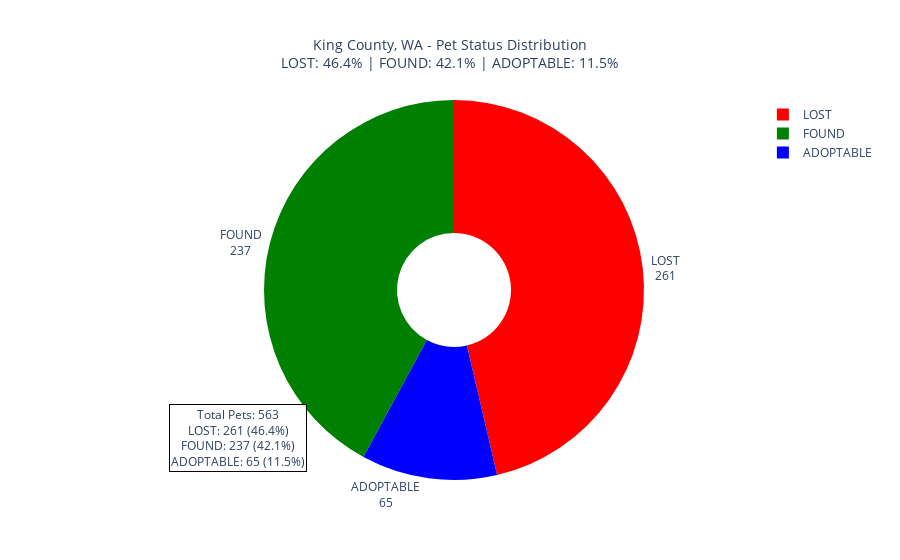

Write notebook code for a chart like this one.
### Code cell
# Create King County recovery and pet type distribution charts
custom_figs = visualizer.create_king_county_recovery_and_pet_type_charts(all_metrics)
for name, fig in custom_figs.items():
    if fig:
        fig.show()

### Figure 1 — Plotly figure (JSON) as saved in the notebook; plotly's stock layout.template omitted (floating-point values rounded to 4 significant figures)
{"data": [{"hole": 0.3, "labels": ["LOST", "FOUND", "ADOPTABLE"], "marker": {"colors": ["red", "green", "blue"]}, "textinfo": "label+value", "textposition": "outside", "type": "pie", "values": [261, 237, 65]}], "layout": {"annotations": [{"bgcolor": "rgba(255,255,255,0.8)", "bordercolor": "black", "borderwidth": 1, "showarrow": false, "text": "Total Pets: 563<br>LOST: 261 (46.4%)<br>FOUND: 237 (42.1%)<br>ADOPTABLE: 65 (11.5%)", "x": 0.02, "xanchor": "left", "xref": "paper", "y": 0.02, "yanchor": "bottom", "yref": "paper"}], "title": {"font": {"size": 14}, "text": "King County, WA - Pet Status Distribution<br>LOST: 46.4% | FOUND: 42.1% | ADOPTABLE: 11.5%", "x": 0.5, "xanchor": "center"}}}
